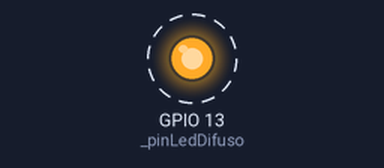
Simulated run of this sketch. Board: ESP32. Parts: output pins drawn as LEDs (lit = HIGH). Dashed ring = blinking.

Above: at 0.05 s.
Timing chart, 0 to 3.0 s (numbered marks = the images above):
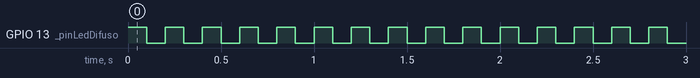

The sketch:

oopLedDifuso.ino
```cpp
/*************************************************************
*                 SCALABLE CODE FOR ARDUINO                  *
*       Object-oriented programming with Arduino IDE         *
*              Tested on FireBeetle Board-ESP32              *
*                                                            *
* Created by:                                                *
*           Diego Armando Dorado                             *
*           Information Systems Analyst                      *
* Know more in:                                              *
*           https://github.com/darmanddm                     *
*           https://armandosistemas.com/                     *
* Description:                                               *
*           Creation of the Led object                       *
* Observation:                                               *
*           In the .ino file goes the business logic of      *
*           the system or the general deployment of the      *
*           application.                                     *
*************************************************************/
/*============================================================
  Library:
  The file where the object was created is included.
============================================================*/
#include <oopLedDifuso.h>
/* Attributes of the Led object:          ==================*/
const int _pinLedDifuso = 13;
/* The Led object is instantiated:        ==================*/
LedDifuso LedDifuso(_pinLedDifuso);
/*==========================================================*/
void setup() {
  pinMode(_pinLedDifuso , OUTPUT);
  /* The Led object accesses the methods  ==================*/
}
void loop() {
  /* The Led object accesses the method   ==================*/
  LedDifuso.blinkFast();
}
```

Measured:
- by itself, GPIO 13 (_pinLedDifuso): alternates HIGH for 0.10 s and LOW for 0.10 s
